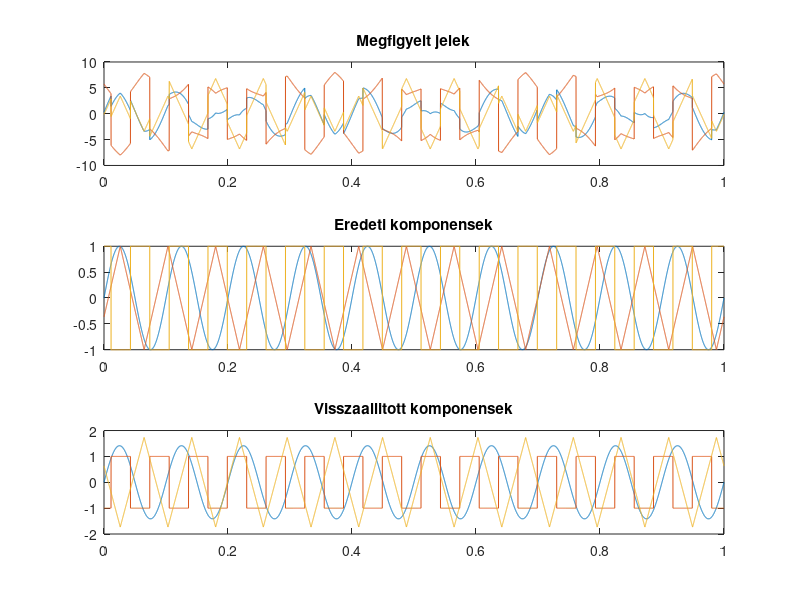

The MATLAB source for this figure:
clear all;
clc;

%% JELEK GENERALASA
C=3; % komponensek szama
t=0:1e-4:1;
S=[sin(2*pi*10*t) ; sawtooth(2*pi*13*t+1,0.5) ; square(2*pi*16*t+2)]; % forrasok
A=[3 2 1 ; -1 -2 5 ; 0 5.1 1.7]; % keveromatrix
X=A*S; % megfigyelt jelek

%% FEHERITES
cov(X')
V=sqrtm(cov(X'))\(X-mean(X,2)*ones(1,size(X,2)));
cov(V') % ez mar diagonalis

%% INDEPENDENT COMPONENT ANALYSIS (FastICA)
B=zeros(C,C);
for c=1:C
    rng(1234,'twister'); % megismetelhetoseg miatt
    w=rand(C,1); % random inicializalas
    w=w-B*B'*w; % elozo vetuletek levonasa
    w=w/norm(w); % normalas
    for ii=1:10
        ev=zeros(size(w));
        for k=1:size(X,2); ev=ev+V(:,k)*(w'*V(:,k))^3; end; ev=ev/size(X,2); % E{v(w'v)^3}
        wnew=(ev-3*w); % w[k]=E{v(w[k-1]'v)^3}-3w[k-1]
        wnew=wnew-B*B'*wnew; % elozo vetuletek levonasa
        wnew=wnew/norm(wnew); % normalas
        if abs(wnew'*w)>0.995 % konvergalt
            w=wnew;
            B(:,c)=w;
            fprintf('Konvergencia %d lepesben.\n',ii)
            break;
        end
        w=wnew;
    end
end

%% ABRAZOLAS
figure(1);
subplot(3,1,1);
plot(t,X');
title('Megfigyelt jelek');
subplot(3,1,2);
plot(t,S');
title('Eredeti komponensek');
subplot(3,1,3);
plot(t,B'*V);
title('Visszaallitott komponensek');
